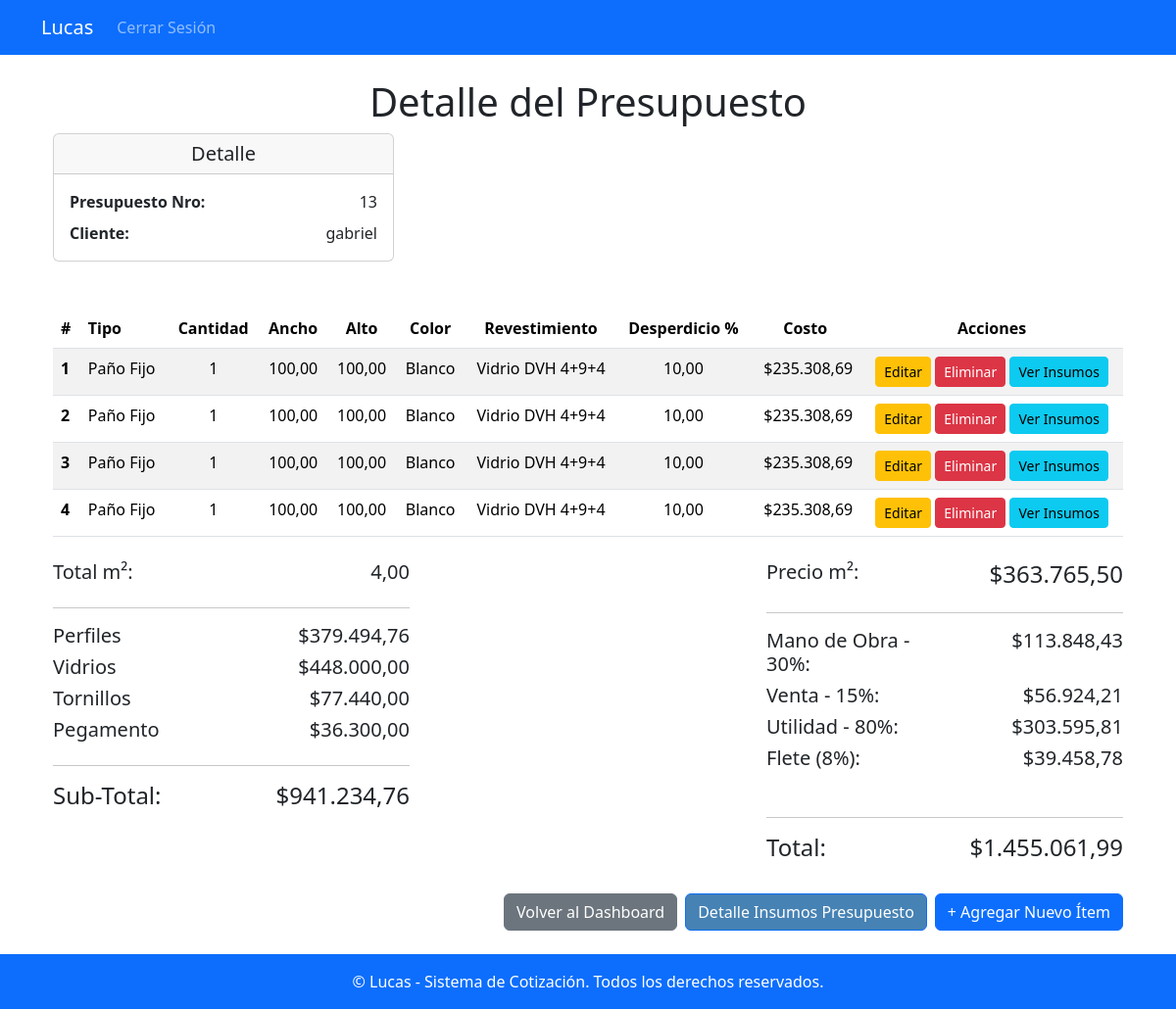
Screenshot of /presupuesto/13/ (signed in) with the database file from the repository.
### apps/presupuestos/models.py (models this page shows, shortened)
class Presupuesto(models.Model):
    numero = models.AutoField(primary_key=True)  # Clave primaria definida explícitamente
    cliente = models.CharField(max_length=255)
    lugar = models.ForeignKey('Lugar', on_delete=models.CASCADE)
    fecha = models.DateTimeField(auto_now_add=True)

class Item(models.Model):
    presupuesto = models.ForeignKey(Presupuesto, related_name='items', on_delete=models.CASCADE)  # Relación con el presupuesto
    cantidad = models.PositiveIntegerField()  # Cantidad del ítem
    ancho = models.DecimalField(max_digits=10, decimal_places=2, null=True, blank=True)  # Ancho en unidades
    alto = models.DecimalField(max_digits=10, decimal_places=2, null=True, blank=True)  # Alto en unidades
    ancho_hoja = models.DecimalField(max_digits=10, decimal_places=2, null=True, blank=True)  # Ancho de hoja en unidades
    alto_lama = models.DecimalField(max_digits=10, decimal_places=2, null=True, blank=True)
    tipo = models.ForeignKey(Tipo, on_delete=models.CASCADE)  # Tipo de ítem (ventana, puerta, etc.)
    color = models.ForeignKey(Color, on_delete=models.CASCADE)  # Color del ítem
    revestimiento = models.ForeignKey(Revestimiento, on_delete=models.CASCADE)  # Tipo de revestimiento
    desperdicio = models.DecimalField(max_digits=5, decimal_places=2, default=0.0)  # Porcentaje de desperdicio
    def calcular_costo(self):
        insumos = DetalleInsumo.objects.filter(item=self)
        total = sum(insumo.precio_total for insumo in insumos)
        return total

class Tipo(models.Model):
    numero = models.IntegerField(unique=True)  # Número identificador del tipo
    detalle = models.CharField(max_length=100)  # Descripción del tipo

class Color(models.Model):
    nombre = models.CharField(max_length=50)

class Revestimiento(models.Model):
    nombre = models.CharField(max_length=100)

class TipoInsumo(models.Model):
    nombre = models.CharField(max_length=50, unique=True)  # Nombre del tipo de insumo (por ejemplo, 'Material', 'Herramienta')

### apps/presupuestos/views.py (the view)
# urls.py: path('presupuesto/<int:presupuesto_id>/', presupuestos_views.detalle_presupuesto, name='detalle_presupuesto'),
@login_required
def detalle_presupuesto(request, presupuesto_id):
    presupuesto = get_object_or_404(Presupuesto, numero=presupuesto_id)
    items = presupuesto.items.all()
    items_con_costos = [
        {'item': item,
         'costo': item.calcular_costo(),
         'desperdicio': item.desperdicio}
         for item in items
    ]
    sub_total = sum(entry['costo'] for entry in items_con_costos)
    total_m2 = sum(
        (item.ancho / 100) * (item.alto / 100) * item.cantidad
        for item in items
    )
    insumos = DetalleInsumo.objects.filter(presupuesto=presupuesto)
    tipo_insumos_totales = defaultdict(Decimal)
    for insumo in insumos:
        tipo_insumo_nombre = insumo.insumo.tipo_insumo.nombre if insumo.insumo.tipo_insumo else "Sin Tipo"
        tipo_insumos_totales[tipo_insumo_nombre] += insumo.precio_total
    subtotal_tipo_1 = insumos.filter(insumo__tipo_insumo_id=1).aggregate(
        subtotal=Sum('precio_total')
    )['subtotal'] or Decimal(0)
    subtotal_tipo_2 = insumos.filter(insumo__tipo_insumo_id__in=[1, 3, 4, 5, 6]).aggregate(
        subtotal=Sum('precio_total')
    )['subtotal'] or Decimal(0)
    mano_obra = subtotal_tipo_1 * Decimal("0.30")
    venta = subtotal_tipo_1 * Decimal("0.15")
    utilidad = subtotal_tipo_1 * Decimal("0.80")  # Utilidad solo sobre tipo_insumo_id=1
    flete = subtotal_tipo_2 * Decimal("0.08") # Utilidad solo sobre tipo_insumo_id=1+3+4+5+6
    total = sub_total + mano_obra + venta + utilidad + flete
    precio_por_m2 = total / total_m2 if total_m2 > 0 else 0
    return render(request, 'detalle_presupuesto.html', {
        'presupuesto': presupuesto,
        'items_con_costos': items_con_costos,
        'sub_total': sub_total,
        'mano_obra': mano_obra,
        'venta': venta,
        'utilidad': utilidad,
        'flete': flete,
        'total': total,
        'total_m2': total_m2,  # Agregar Total m2 al contexto
        'precio_por_m2': precio_por_m2,  # Agregar el precio por m² al contexto
        'tipo_insumos_totales': dict(tipo_insumos_totales),
    })

### apps/presupuestos/templates/detalle_presupuesto.html (shortened to what this page needs)
{% extends 'base.html' %}
{% load humanize %}
{% block content %}
<div class="container mt-4">
    <h1 class="text-center">Detalle del Presupuesto</h1>
    <div class="row mb-4">
        <div class="col-md-4">
            <div class="card">
                <div class="card-header">
                    <h5 class="text-center mb-0">Detalle</h5>
                </div>
                <div class="card-body">
                    <div class="row mb-2">
                        <div class="col-6 text-start fw-bold">Presupuesto Nro:</div>
                        <div class="col-6 text-end">{{ presupuesto.numero }}</div>
                    </div>
                    <div class="row">
                        <div class="col-6 text-start fw-bold">Cliente:</div>
                        <div class="col-6 text-end">{{ presupuesto.cliente }}</div>
                    </div>
            </div>
        </div>
    </div>
</div>
    <br>
    <div>
        {% if items_con_costos %}
            <table class="table table-striped">
                <thead class="thead-dark">
                    <tr>
                        <th scope="col">#</th>
                        <th scope="col">Tipo</th>
                        <th class="text-center" scope="col">Cantidad</th>
                        <th class="text-center" scope="col">Ancho</th>
                        <th class="text-center" scope="col">Alto</th>
                        <th class="text-center" scope="col">Color</th>
                        <th class="text-center" scope="col">Revestimiento</th>
                        <th class="text-center" scope="col">Desperdicio %</th>
                        <th class="text-center" scope="col">Costo</th>
                        <th class="text-center" scope="col">Acciones</th>
                    </tr>
                </thead>
                <tbody>
                    {% for entry in items_con_costos %}
                        <tr>
                            <th scope="row">{{ forloop.counter }}</th>
                            <td>{{ entry.item.tipo.detalle }}</td>
                            <td class="text-center">{{ entry.item.cantidad }}</td>
                            <td class="text-center">{{ entry.item.ancho }}</td>
                            <td class="text-center">{{ entry.item.alto }}</td>
                            <td class="text-center">{{ entry.item.color.nombre }}</td>
                            <td class="text-center">{{ entry.item.revestimiento.nombre }}</td>
                            <td class="text-center">{{ entry.item.desperdicio }}</td>
                            <td class="text-end">${{ entry.costo|intcomma }}</td>
                            <td class="text-center">
                                <a href="{% url 'editar_item' entry.item.id %}" class="btn btn-warning btn-sm">Editar</a>
                                <a href="{% url 'eliminar_item' entry.item.id %}" class="btn btn-danger btn-sm"
                                onclick="return confirm('¿Estás seguro de que deseas eliminar este ítem?')">Eliminar</a>
                                <a href="{% url 'detalle_insumos' entry.item.id %}" class="btn btn-info btn-sm">Ver Insumos</a>
                            </td>
                        </tr>
                    {% endfor %}
                </tbody>
            </table>
            <div class="mt-4 d-flex justify-content-between">
                <div class="col-lg-4">
                    <div class="row">
                        <div class="col-6 text-start">
                            <h5>Total m²:</h5>
                        </div>
                        <div class="col-6 text-end">
                            <h5>{{ total_m2|floatformat:2 }}</h5>
                        </div>
                    </div>
                    <hr>
                    {% for tipo_insumo, total_importe in tipo_insumos_totales.items %}
                    <div class="row">
                        <div class="col-6 text-start">
                            <h5>{{ tipo_insumo }}</h5>
                        </div>
                        <div class="col-6 text-end">
                            <h5>${{ total_importe|floatformat:2|intcomma }}</h5>
                        </div>
                    </div>
                    {% endfor %}
                    <hr>
                    <div class="row">
                        <div class="col-6 text-start">
                            <h4>Sub-Total:</h4>
                        </div>
                        <div class="col-6 text-end">
                            <h4>${{ sub_total|floatformat:2|intcomma }}</h4>
                        </div>
                    </div>
                </div>
                <div class="col-lg-4">
                    <div class="row">
                        <div class="col-6 text-start">
                            <h5>Precio m²:</h5>
                        </div>
                        <div class="col-6 text-end">
                            <h4>${{ precio_por_m2|floatformat:2|intcomma }}</h4>
                        </div>
                    </div>
                    <hr>
                    <div class="row">
                        <div class="col-6 text-start">
                            <h5>Mano de Obra - 30%:</h5>
                        </div>
                        <div class="col-6 text-end">
                            <h5>${{ mano_obra|floatformat:2|intcomma }}</h5>
                        </div>
                    </div>
                    <div class="row">
                        <div class="col-6 text-start">
                            <h5>Venta - 15%:</h5>
                        </div>
                        <div class="col-6 text-end">
                            <h5>${{ venta|floatformat:2|intcomma }}</h5>
                        </div>
                    </div>
                    <div class="row">
                        <div class="col-6 text-start">
                            <h5>Utilidad - 80%:</h5>
                        </div>
                        <div class="col-6 text-end">
                            <h5>${{ utilidad|floatformat:2|intcomma }}</h5>
                        </div>
                    </div>
                    <div class="row">
                        <div class="col-6 text-start">
                            <h5>Flete (8%):</h5>
                        </div>
                        <div class="col-6 text-end">
                            <h5>${{ flete|floatformat:2|intcomma }}</h5>
                        </div>
                    </div>
                    <br>
                    <hr>
                    <div class="row">
                        <div class="col-6 text-start">
                            <h4>Total:</h4>
                        </div>
                        <div class="col-6 text-end">
                            <h4>${{ total|floatformat:2|intcomma }}</h4>
                        </div>
                    </div>
                </div>
            </div>
    </div>
    {% else %}
        <p class="text-center">No hay ítems asociados a este presupuesto.</p>
    {% endif %}
    <div class="d-flex justify-content-end mt-4">
        <a href="{% url 'dashboard' %}" class="btn btn-secondary me-2">Volver al Dashboard</a>
        <a href="{% url 'detalle_insumos_presupuesto' presupuesto.numero %}" class="btn btn-primary me-2" style="background-color: #4682B4; color: white;">Detalle Insumos Presupuesto</a>
        <a href="{% url 'nuevo_item' presupuesto.numero %}" class="btn btn-primary">+ Agregar Nuevo Ítem</a>
    </div>
</div>
{% endblock %}

### rows the page displays
Presupuesto: numero "13", cliente "gabriel"
Item: item.tipo.detalle "Paño Fijo", item.cantidad "1", item.ancho "100,00", item.alto "100,00", item.color.nombre "Blanco", item.revestimiento.nombre "Vidrio DVH 4+9+4", item.desperdicio "10,00", costo "235.308,69"
Item: item.tipo.detalle "Paño Fijo", item.cantidad "1", item.ancho "100,00", item.alto "100,00", item.color.nombre "Blanco", item.revestimiento.nombre "Vidrio DVH 4+9+4", item.desperdicio "10,00", costo "235.308,69"
Item: item.tipo.detalle "Paño Fijo", item.cantidad "1", item.ancho "100,00", item.alto "100,00", item.color.nombre "Blanco", item.revestimiento.nombre "Vidrio DVH 4+9+4", item.desperdicio "10,00", costo "235.308,69"
Item: item.tipo.detalle "Paño Fijo", item.cantidad "1", item.ancho "100,00", item.alto "100,00", item.color.nombre "Blanco", item.revestimiento.nombre "Vidrio DVH 4+9+4", item.desperdicio "10,00", costo "235.308,69"
TipoInsumo: tipo_insumos_totales "Perfiles"
TipoInsumo: tipo_insumos_totales "Vidrios"
TipoInsumo: tipo_insumos_totales "Tornillos"
TipoInsumo: tipo_insumos_totales "Pegamento"

### other values shown
{{ total_m2|floatformat:2 }} "4,00"
{{ total_importe|floatformat:2|intcomma }} "379.494,76" "448.000,00" "77.440,00" "36.300,00"
{{ sub_total|floatformat:2|intcomma }} "941.234,76"
{{ precio_por_m2|floatformat:2|intcomma }} "363.765,50"
{{ mano_obra|floatformat:2|intcomma }} "113.848,43"
{{ venta|floatformat:2|intcomma }} "56.924,21"
{{ utilidad|floatformat:2|intcomma }} "303.595,81"
{{ flete|floatformat:2|intcomma }} "39.458,78"
{{ total|floatformat:2|intcomma }} "1.455.061,99"
